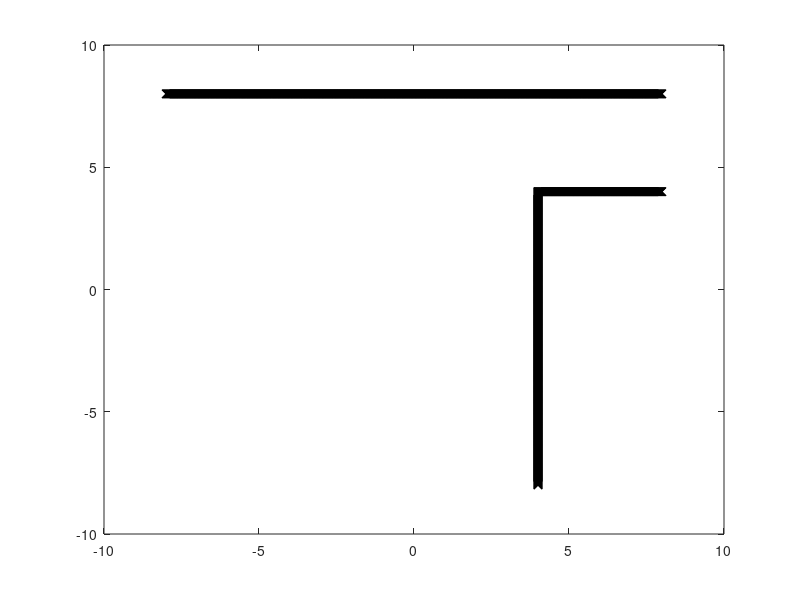

MATLAB code for this plot: (Note: this script raises an error after producing the figure.)
%% --------------------------Plot Results--------------------------- %%
bdry = [[-8:0.01:8,4:0.01:8,4*ones(1,(12/0.01)+1)]',...
    [8*ones(1,(16/0.01)+1),4*ones(1,(4/0.01)+1),-8:0.01:4]'];
% Plotting the paths of the pedestrians and robot %
figure(1)
% Plotting the boundaries %
plot(bdry(:,1),bdry(:,2),'kx')
if (K == 1)
    axis([0,8,0,8]);
end
hold on

% % Plotting the pedestrian paths %
% for i = (2*m)+1:2:(4*m)
%     if (i<=3*m)
%         plot(totalSt(:,i),totalSt(:,i+1),'b-','MarkerSize',4)
%         if (K == 1)
%             axis([0,10,0,10]);
%         end
%         hold on
%     else
%         plot(totalSt(:,i),totalSt(:,i+1),'r-','MarkerSize',4)
%         if (K == 1)
%             axis([0,8,0,8]);
%         end
%         hold on
%     end
% end

% plotting robot position %
if (nr ~=0);
    for i = 4*m+1:2:(4*m+2*nr)
        plot(totalSt(:,i),totalSt(:,i+1),'m:','MarkerSize',8)
        hold on
    end
end
title('Pedestrian and robot trajectories')
xlabel('position x (m)')
ylabel('position y (m)')


% %plotting average velocity vs. time
% figure(2)
% grid on
% v_sum_x = zeros(size(totalSt,1),1);
% v_sum_y = zeros(size(totalSt,1),1);
%
% for j=1:size(totalSt,1)
%     count = 0;
%     for i = 1:2:2*m
%         if (totalSt(j,2*m+i)>16 && totalSt(j,2*m+i)<18 && totalSt(j,2*m+i+1)>4 && totalSt(j,2*m+i+1)<5) % or from 14 to 16
%             v_sum_x(j,1) = v_sum_x(j,1) + totalSt(j,i);
%             count = count + 1;
%         end
%     end
%     if count~=0
%         v_sum_x(j,1) = v_sum_x(j,1)/count;
%     else
%         v_sum_x(j,1)=0;
%     end
% end
%
% hold on
% plot(totalT1,sqrt(v_sum_x.^2+v_sum_y.^2),'b-');
% title('Average Velocity in Observed Region')
% xlabel('Time (sec)')
% ylabel('Average Velocity (m/s)')
%pause


figure(2)
% plot temporal evolution of cost function (flow)
flowrate_qsmth = [];
for i = 1:size(flowrate_temp,1)    
    if i<win
        flowrate_qsmth = [flowrate_qsmth; sum(flowrate_temp(1:i))/i];
    else
        flowrate_qsmth = [flowrate_qsmth; sum(flowrate_temp(i-(win-1):i))/win];
    end
end
subplot(2,1,1)
hold on
%plot(0:0.1:0.1*length(sampleSt(:,1))-0.1,J_flow,'b','LineWidth',2);
plot(0:length(flowrate_temp)-1,flowrate_temp,'b','LineWidth',2)
plot(0:length(flowrate_qsmth)-1,flowrate_qsmth,'r','LineWidth',2)
title('Temporal evolution of outflow','FontSize',12)
xlabel('Time (sec)','FontSize',12)
ylabel('Outflow (1/m.s)','FontSize',12)
legend('original','smoothed')
grid on
box on
set(gca,'FontSize',12);
%plot accumulated flow
subplot(2,1,2)
plot(0:0.1:0.1*length(sampleSt(:,1))-0.1,flowaccum_temp, 'b-','LineWidth',2);
title('Accumulated outflow','FontSize',12)
xlabel('Time (sec)','FontSize',12)
ylabel('Accumulated flow (1/m)','FontSize',12)
hold on
grid on
set(gca,'FontSize',12);

% figure(3)
% % plot density
% subplot(2,1,1)
% plot(0:0.1:0.1*length(sampleSt(:,1))-0.1,dens_temp,'b','LineWidth',2);
% title('Temporal evolution of density','FontSize',12)
% xlabel('Time (sec)','FontSize',12)
% ylabel('Density (1/m^{2})','FontSize',12)
% grid on;
% set(gca,'FontSize',12);
% % plot crowd pressure
% subplot(2,1,2)
% plot(0:0.1:0.1*length(sampleSt(:,1))-0.1,pressure_temp,'b','LineWidth',2);
% title('Temporal evolution of crowd pressure','FontSize',12)
% xlabel('Time (sec)','FontSize',12)
% ylabel('Pressure (1/s^{2})','FontSize',12)
% grid on;
% set(gca,'FontSize',12);

if nr ~=0
    figure(4)
    %plot time history of robot control
    subplot(2,1,1)
    plot(0:0.1:0.1*length(sampleSt(:,1))-0.1, urhist(:,1),'LineWidth',2)
    xlabel('Time (s)','FontSize',12);
    ylabel('u_r (m/s)','FontSize',12);
    set(gca,'FontSize',14)
    grid on
    hold on
    %plot time history of robot frequency
    subplot(2,1,2)
    plot(0:0.1:0.1*length(sampleSt(:,1))-0.1, uhist,'LineWidth',2)
    xlabel('Time (s)','FontSize',12);
    ylabel('\omega (rad/s)','FontSize',12);
    set(gca,'FontSize',14)
    grid on
    hold on

    figure(5)
    %plot time history of robot position x
    subplot(2,1,1)
    plot(0:0.1:0.1*length(sampleSt(:,1))-0.1, xrhist(:,1),'LineWidth',2)
    xlabel('Time (s)','FontSize',12);
    ylabel('x (m)','FontSize',12);
    set(gca,'FontSize',14)
    grid on
    hold on
    %plot time history of robot position y
    subplot(2,1,2)
    plot(0:0.1:0.1*length(sampleSt(:,1))-0.1, xrhist(:,2),'LineWidth',2)
    xlabel('Time (s)','FontSize',12);
    ylabel('y (m)','FontSize',12);
    set(gca,'FontSize',14)
    grid on
    hold on
    
%     figure(6)
%     %plot time history of r1
%     %subplot(2,1,1)
%     plot(0:0.1:0.1*length(sampleSt(:,1))-0.1, -Jhist_rho,'LineWidth',2)
%     xlabel('Time (s)','FontSize',12);
%     ylabel('Reward r(t)','FontSize',12);
%     set(gca,'FontSize',14)
%     grid on
%     hold on
    %     %plot time history of r2
    %     subplot(2,1,2)
    %     plot(0:0.1:0.1*length(sampleSt(:,1))-0.1, Jhist_pres,'LineWidth',2)
    %     xlabel('Time (s)','FontSize',12);
    %     ylabel('Cost penalty','FontSize',12);
    %     set(gca,'FontSize',14)
    %     grid on
    %     hold on
    if flag == 1
        figure(7)
        subplot(2,1,1)
        plot(NN.wc1hist)
        title('wc1','FontSize',12)
        set(gca,'FontSize',14)
        subplot(2,1,2)
        plot(NN.wc2hist)
        title('wc2','FontSize',12)
        set(gca,'FontSize',14)
        
        figure(8)
        subplot(2,1,1)
        plot(NN.wa1hist)
        title('wa1','FontSize',12)
        set(gca,'FontSize',14)
        subplot(2,1,2)
        plot(NN.wa2hist)
        title('wa2','FontSize',12)
        set(gca,'FontSize',14)
        
        figure(9)
        subplot(2,1,1)
        hold on
        box on
        plot(NN.errorahist(1,:))
        plot(NN.errorahist(20,:))
        title('Ea','FontSize',12)
        legend('initial','final')
        set(gca,'FontSize',14)
        subplot(2,1,2)
        hold on
        box on
        plot(NN.errorchist(1,:))
        plot(NN.errorchist(17,:))
        title('Ec','FontSize',12)
        legend('initial','final')
        set(gca,'FontSize',14)
        
        figure(10)
        hold on
        box on
        xlim([0,T])
        plotyy(1:length(NN.reinfhist),NN.reinfhist/8,1:length(NN.Jhist),NN.Jhist)
        hold on
        grid on
        legend('reinfhist','Jhist')
        set(gca,'FontSize',14)
    end
    
end

%% Making the Movie - plots the pedestrian positions at each frame %%
%aviObject = avifile(file_name);
figure(4)
figH = figure(4);
for j = 1:100:size(totalSt,1)
    %Plotting the boundaries %
    hold off
    plot(bdry(:,1),bdry(:,2),'kx')
    if (K == 1)
        axis([0,8,0,8]);
    end
    hold on
    
    % Plotting the pedestrians %
    for i = (2*m)+1:2:(4*m)
        if (i<=2*m+q*2*m)
            plot(totalSt(j,i),totalSt(j,i+1),'bo','MarkerSize',14)
            if (K == 1)
                axis([0,8,0,8]);
            end
            hold on
        else
            plot(totalSt(j,i),totalSt(j,i+1),'ro','MarkerSize',14)
            if (K == 1)
                axis([0,8,0,8]);
            end
            hold on
        end
    end
    % plotting the robot position  %
    if (nr ~=0);
        for i = 4*m+1:2:4*m+2*nr
            plot(totalSt(j,i),totalSt(j,i+1),'mp','MarkerSize',14)
            hold on
        end
    end
    title(['Time(sec): ' num2str(T-floor(totalT1(j)))]);
    F(j) = getframe(figH);
    %aviObject = addframe(aviObject,F(j));
end
%aviObject = close(aviObject);
%pause
clf
% 
% %% plot temporal pressure
% % ---------------------- calculate average pressure v1 in main.m -------------------%
% xl = 1; xh = 4;
% yl = 4; yh = 7;
% R = 0.8;
% ds = 0.5;
% N = length(xl:ds:xh);
% M = length(yl:ds:yh);
% pressure_temp=[];
% for ti = 1:size(sampleSt,1)
%     pres_mean = 0;
%     for i = 1:M
%         for j = 1:N
%             den = 0;
%             cnt = 0;
%             v_diff = [];
%             v_num = 0;
%             fn_all = 0;
%             % calculate density
%             for n = 1:2:2*m
%                 dis = norm([sampleSt(ti,2*m+n)-(xl+ds*(j-1)), sampleSt(ti,2*m+n+1)-(yl+ds*(i-1))]);
%                 if dis < R
%                     fn = (pi*R^2)^(-1)*exp(-dis^2/R^2);
%                     v_numn = [sampleSt(ti,n),sampleSt(ti,n+1)]*fn;
%                     cnt = cnt + 1;
%                 else
%                     fn = 0;
%                     v_numn = 0;
%                 end
%                 den = den + fn;
%                 v_num = v_num + v_numn;
%             end
%             if cnt ~= 0;
%                 v_avg = v_num/den;
%                 for n = 1:2:2*m
%                     dis = norm([sampleSt(ti,2*m+n)-(xl+ds*(j-1)), sampleSt(ti,2*m+n+1)-(yl+ds*(i-1))]);
%                     if dis < R
%                         fn = (pi*R^2)^(-1)*exp(-dis^2/R^2);
%                         v_diff = [v_diff, fn*(norm([sampleSt(ti,n),sampleSt(ti,n+1)] - v_avg))^2];
%                         fn_all = fn_all + fn;
%                     end
%                 end
%                 v_var(i,j) = sum(v_diff)/fn_all;
%             else
%                 v_var(i,j) = 0;
%             end
%             pres_loc(i,j) = den*v_var(i,j);
%             pres_mean = pres_mean + pres_loc(i,j)/(N*M); %spatial average of pressure
%         end
%     end
%     pressure_temp = [pressure_temp; pres_mean];
% end
% 
% % plot crowd pressure
% plot(0:0.1:0.1*length(sampleSt(:,1))-0.1,pressure_temp,'b','LineWidth',2);
% title('Temporal evolution of crowd pressure','FontSize',12)
% xlabel('Time (sec)','FontSize',12)
% ylabel('Pressure (1/s^{2})','FontSize',12)
% grid on;
% hold on;
% set(gca,'FontSize',12);
% 
% % %% ------------- calculate average pressure v2 (p4) ---------------------%
% % xl = 1; xh = 4;
% % yl = 4; yh = 7;
% % R = 0.5;
% % ds = 0.2;
% % N = length(xl:ds:xh);
% % M = length(yl:ds:yh);
% % pressure_temp=[];
% % for ti = 1:size(sampleSt,1)    
% %     rho = 0;
% %     cnt = 0;
% %     v_avg = [];
% %     v_diff = [];
% %     for n = 1:2:2*m
% %         if (sampleSt(i,2*m+n)>xl && sampleSt(i,2*m+n)<xh && ...
% %                 sampleSt(i,2*m+n+1)>yl && sampleSt(i,2*m+n+1)<yh)            
% %             cnt = cnt + 1;
% %         end
% %     end            
% %     if cnt ~= 0;
% %         rho = cnt/9;
% %     end
% %     for i = 1:M
% %         for j = 1:N 
% %             den = 0;
% %             cnt = 0;            
% %             v_num = 0;
% %             fn_all = 0;
% %             % calculate density
% %             for n = 1:2:2*m
% %                 dis = norm([sampleSt(ti,2*m+n)-(xl+ds*(j-1)), sampleSt(ti,2*m+n+1)-(yl+ds*(i-1))]);
% %                 if dis < R
% %                     fn = (pi*R^2)^(-1)*exp(-dis^2/R^2);
% %                     v_numn = [sampleSt(ti,n),sampleSt(ti,n+1)]*fn;
% %                     cnt = cnt + 1;
% %                 else
% %                     fn = 0;
% %                     v_numn = 0;
% %                 end
% %                 den = den + fn;
% %                 v_num = v_num + v_numn;
% %             end
% %             if cnt ~= 0;
% %                 v_avg = [v_avg; v_num/den];
% %             else
% %                 v_avg = [v_avg; [0,0]];
% %             end            
% %         end
% %     end    
% %     for i = 1:size(v_avg,1)
% %         v_avg(i,:) = v_avg(i,:) - mean(v_avg);
% %         v_diff(i) = norm(v_avg(i,:))^2;
% %     end
% %     pres_mean = mean(v_diff);
% %     pressure_temp = [pressure_temp; pres_mean];
% % end
% % 
% % % plot crowd pressure
% % plot(0:0.1:0.1*length(sampleSt(:,1))-0.1,pressure_temp,'b','LineWidth',2);
% % title('Temporal evolution of crowd pressure','FontSize',12)
% % xlabel('Time (sec)','FontSize',12)
% % ylabel('Pressure (1/s^{2})','FontSize',12)
% % grid on;
% % hold on;
% % set(gca,'FontSize',12);
% 
% % %% ------------- calculate average pressure v3 ----------------% 
% % pressure_temp=[];
% % for i = 1:size(sampleSt,1)
% %     dens = 0;
% %     cnt = 0;
% %     v_diff = [];
% %     v_num = [];
% %     % calculate density
% %     for n = 1:2:2*m
% %         if (sampleSt(i,2*m+n)>1 && sampleSt(i,2*m+n)<4 && ...
% %                 sampleSt(i,2*m+n+1)>4 && sampleSt(i,2*m+n+1)<7)
% %             v_num = [v_num; [sampleSt(1,n), sampleSt(1,n+1)]];
% %             cnt = cnt + 1;
% %         end
% %     end            
% %     if cnt ~= 0;
% %         dens = cnt/9;
% %         v_avg = [sum(v_num(:,1)), sum(v_num(:,2))]/cnt;
% %         for n = 1:2:2*m
% %             if (sampleSt(i,2*m+n)>1 && sampleSt(i,2*m+n)<4 && ...
% %                     sampleSt(i,2*m+n+1)>4 && sampleSt(i,2*m+n+1)<7)
% %                 v_diff = [v_diff, (norm([sampleSt(i,n),sampleSt(i,n+1)] - v_avg))^2];
% %             end
% %         end
% %         var = mean(v_diff);
% %     else
% %         var = 0;
% %     end
% %     pres_mean = dens*var;
% %     pressure_temp = [pressure_temp,pres_mean];
% % end
% %     
% % % plot crowd pressure
% % plot(0:0.1:0.1*length(sampleSt(:,1))-0.1,pressure_temp,'b','LineWidth',2);
% % title('Temporal evolution of crowd pressure','FontSize',12)
% % xlabel('Time (sec)','FontSize',12)
% % ylabel('Pressure (1/s^{2})','FontSize',12)
% % grid on;
% % set(gca,'FontSize',12);
% 
% %% ---------- outflow at bottleneck (local) ----------------- %%
% x = 5; y = 5; % define region x=4,y=5;
% Ro = 4; % 3
% pres_loc = [];
% dens_loc = [];
% var_loc = [];
% 
% for t = 1:size(sampleSt,1)
%     dens = 0;
%     cnt = 0;
%     v_avg = 0;
%     v_diff = [];
%     v_var = 0;
%     v_num = 0;
%     v_deno = 0;
%     fn_all = 0;
%     % calculate density
%     for n = 1:2:2*m
%         dist = norm([sampleSt(t,2*m+n)-x, sampleSt(t,2*m+n+1)-y]);
%         if dist < Ro
%             fn = (pi*Ro^2)^(-1)*exp(-dist^2/Ro^2);
%             v_numn = sampleSt(t,n)*fn;
%             cnt = cnt + 1;
%         else
%             fn = 0;
%             v_numn = 0;
%         end
%         dens = dens + fn;
%         v_num = v_num + v_numn;
%         v_deno = v_deno + fn;
%     end
%     if cnt ~= 0;
%         v_avg = v_num/v_deno;
%         for n = 1:2:2*m
%             dist = norm([sampleSt(t,2*m+n)-x, sampleSt(t,2*m+n+1)-y]);
%             if dist < Ro
%                 fn = (pi*Ro^2)^(-1)*exp(-dist^2/Ro^2);
%                 v_diff = [v_diff, fn*(sampleSt(t,n)-v_avg)^2];
%                 fn_all = fn_all + fn;
%             end
%         end
%         v_var = sum(v_diff)/fn_all;
%     else
%         v_avg = 0;
%         v_var = 0;
%     end
%     pres_loc(t) = dens*v_var;
%     dens_loc(t) = dens;
%     var_loc(t) = v_avg(1);
%     flowrate(t) = dens*v_avg(1);
% end
% % plot velocity vs. density
% figure(3)
% hold on
% plot(0:0.1:0.1*length(sampleSt(:,1))-0.1,flowrate,'b','LineWidth',2)
% xlabel('Time (sec)','FontSize',12)
% ylabel('Outflow (1/m.s)','FontSize',12)
% grid on
% %axis([0.2 2.2 0.2 1.6])
% set(gca,'FontSize',12);
% 
% %% ------------------- outflow at bottleneck (avg.) ----------------- %%
% flowrate_q = [];
% flowrate_qsum = [];
% flowrate_d = [];
% flowrate_dsum = [];
% for i = 1:size(sampleSt,1)
%     dens = 0;
%     cnt = 0;
%     v_num = 0;
%     v_avg = 0;
%     % calculate density
%     for n = 1:2:2*m
%         if (sampleSt(i,2*m+n)>4 && sampleSt(i,2*m+n)<7 && ...
%                 sampleSt(i,2*m+n+1)>4 && sampleSt(i,2*m+n+1)<8)
%             v_num = v_num + sampleSt(i,n);
%             cnt = cnt + 1;
%         end
%     end            
%     if cnt ~= 0;
%         dens = cnt/12;
%         v_avg = v_num/cnt;
%     end
%     flowrate_q = [flowrate_q; dens*v_avg];
%     flowrate_qsum = [flowrate_qsum; sum(flowrate_q)];
%     flowrate_d = [flowrate_d; (dens*v_avg-5)^2];
%     flowrate_dsum = [flowrate_dsum; sum(flowrate_d)];
% end
% figure(4)
% subplot(2,1,1)
% plot(0:0.1:0.1*length(sampleSt(:,1))-0.1,flowrate_q,'b','LineWidth',2)
% xlabel('Time (sec)','FontSize',12)
% ylabel('Outflow (person/m.s)','FontSize',12)
% grid on
% hold on
% %axis([0.2 2.2 0.2 1.6])
% set(gca,'FontSize',12);
% subplot(2,1,2)
% plot(0:0.1:0.1*length(sampleSt(:,1))-0.1,0.1*flowrate_qsum,'b','LineWidth',2)
% xlabel('Time (sec)','FontSize',12)
% ylabel('Accumulated Outflow (person/m)','FontSize',12)
% grid on
% hold on
% %axis([0.2 2.2 0.2 1.6])
% set(gca,'FontSize',12);
% 
% figure(5)
% subplot(2,1,1)
% plot(0:0.1:0.1*length(sampleSt(:,1))-0.1,flowrate_d,'b','LineWidth',2)
% xlabel('Time (sec)','FontSize',12)
% ylabel('Reward r(t)','FontSize',12)
% grid on
% hold on
% %axis([0.2 2.2 0.2 1.6])
% set(gca,'FontSize',12);
% subplot(2,1,2)
% plot(0:0.1:0.1*length(sampleSt(:,1))-0.1,0.1*flowrate_dsum,'b','LineWidth',2)
% xlabel('Time (sec)','FontSize',12)
% ylabel('Cost function J(t)','FontSize',12)
% grid on
% hold on
% %axis([0.2 2.2 0.2 1.6])
% set(gca,'FontSize',12);
%     
% %% count at x=8 %%
% figure(6)
% outflow_sec = 0;
% for i = 1:size(outflow,2)/10
%     outflow_sec = [outflow_sec; sum(outflow((i-1)*10+1:(i-1)*10+10))];
% end
% subplot(2,1,1)
% plot(0:0.1*length(sampleSt(:,1)),outflow_sec,'k','LineWidth',2)
% xlabel('Time (sec)','FontSize',12)
% ylabel('Outflow (person/m.s)','FontSize',12)
% grid on
% hold on
% %axis([0.2 2.2 0.2 1.6])
% set(gca,'FontSize',12);
% subplot(2,1,2)
% plot(0:0.1:0.1*length(sampleSt(:,1))-0.1,outflow_sum,'k','LineWidth',2)
% xlabel('Time (sec)','FontSize',12)
% ylabel('Accumulated Outflow (person/m)','FontSize',12)
% grid on
% hold on
% %axis([0.2 2.2 0.2 1.6])
% set(gca,'FontSize',12);
% 
% %% count at x=4 %%
% flowrate_q = [];
% flowrate_qsum = [];
% outflow_cnt1 = [];
% outflow_cnt2 = [];
% for t = 1:size(sampleSt,1)
%     cnt1 = 0;
%     cnt2 = 0;
%     for i=1:2:2*m;
%         if (sampleSt(t,2*m+i)>4)
%             cnt1 = cnt1 + 1;
%         end
%         if (sampleSt(t,2*m+i)>4 && sampleSt(t,2*m+i)<8)
%             cnt2 = cnt2 + 1;
%         end
%     end
%     outflow_cnt1(t) = cnt1;
%     outflow_cnt2(t) = cnt2;
%     if t == 1
%         flowrate_q = [flowrate_q; (outflow_cnt1(t)-0)/4];
%     else
%         flowrate_q = [flowrate_q; (outflow_cnt1(t)-outflow_cnt2(t-1))/4];
%     end 
%     flowrate_qsum = [flowrate_qsum; sum(flowrate_q)];
% end
% outflow_sec = 0;
% for i = 1:size(outflow,2)/10
%     outflow_sec = [outflow_sec; sum(flowrate_q((i-1)*10+1:(i-1)*10+10))];
% end
% figure(7)
% subplot(2,1,1)
% plot(0:0.1*length(sampleSt(:,1)),outflow_sec,'b','LineWidth',2)
% xlabel('Time (sec)','FontSize',12)
% ylabel('Outflow (person/m.s)','FontSize',12)
% set(gca,'FontSize',12);
% grid on
% hold on
% 
% subplot(2,1,2)
% plot(0:0.1:0.1*length(sampleSt(:,1))-0.1,flowrate_qsum,'b','LineWidth',2)
% xlabel('Time (sec)','FontSize',12)
% ylabel('Outflow (person/m)','FontSize',12)
% set(gca,'FontSize',12);
% grid on
% hold on

